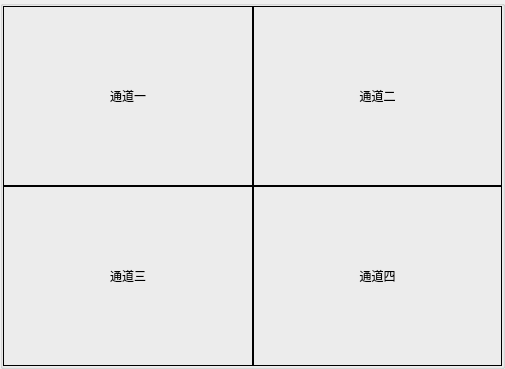
<?xml version="1.0" encoding="UTF-8"?>
<ui version="4.0">
 <class>SecuritySetting</class>
 <widget class="QWidget" name="SecuritySetting">
  <property name="geometry">
   <rect>
    <x>0</x>
    <y>0</y>
    <width>505</width>
    <height>369</height>
   </rect>
  </property>
  <property name="windowTitle">
   <string>Form</string>
  </property>
  <layout class="QHBoxLayout" name="horizontalLayout_3">
   <property name="spacing">
    <number>0</number>
   </property>
   <property name="margin">
    <number>0</number>
   </property>
   <item>
    <widget class="QGroupBox" name="groupBox">
     <property name="title">
      <string/>
     </property>
     <layout class="QVBoxLayout" name="verticalLayout">
      <property name="spacing">
       <number>0</number>
      </property>
      <property name="margin">
       <number>0</number>
      </property>
      <item>
       <layout class="QHBoxLayout" name="horizontalLayout">
        <property name="spacing">
         <number>0</number>
        </property>
        <item>
         <widget class="QLabel" name="label_video1">
          <property name="focusPolicy">
           <enum>Qt::StrongFocus</enum>
          </property>
          <property name="frameShape">
           <enum>QFrame::Panel</enum>
          </property>
          <property name="frameShadow">
           <enum>QFrame::Plain</enum>
          </property>
          <property name="lineWidth">
           <number>1</number>
          </property>
          <property name="text">
           <string>通道一</string>
          </property>
          <property name="alignment">
           <set>Qt::AlignCenter</set>
          </property>
         </widget>
        </item>
        <item>
         <widget class="QLabel" name="label_video2">
          <property name="frameShape">
           <enum>QFrame::Panel</enum>
          </property>
          <property name="text">
           <string>通道二</string>
          </property>
          <property name="alignment">
           <set>Qt::AlignCenter</set>
          </property>
         </widget>
        </item>
       </layout>
      </item>
      <item>
       <layout class="QHBoxLayout" name="horizontalLayout_2">
        <property name="spacing">
         <number>0</number>
        </property>
        <item>
         <widget class="QLabel" name="label_video3">
          <property name="frameShape">
           <enum>QFrame::Panel</enum>
          </property>
          <property name="text">
           <string>通道三</string>
          </property>
          <property name="alignment">
           <set>Qt::AlignCenter</set>
          </property>
         </widget>
        </item>
        <item>
         <widget class="QLabel" name="label_video4">
          <property name="frameShape">
           <enum>QFrame::Panel</enum>
          </property>
          <property name="text">
           <string>通道四</string>
          </property>
          <property name="alignment">
           <set>Qt::AlignCenter</set>
          </property>
         </widget>
        </item>
       </layout>
      </item>
     </layout>
    </widget>
   </item>
  </layout>
 </widget>
 <resources/>
 <connections/>
</ui>
